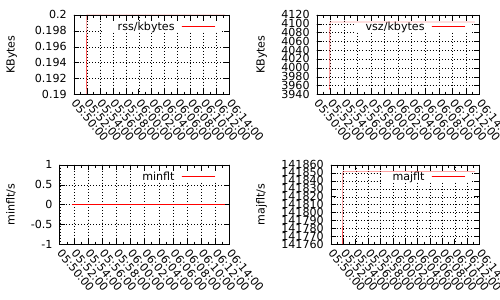

The gnuplot source for this figure:
#! /usr/bin/gnuplot
#set terminal pngcairo dashed enhanced
#set term png 
#set term postscript eps size 1024, 720 color blacktext "Helvetica" 24
#set output "memory.eps"
#set output "memory.png"
#set output "`date +%F`.2.png"


set terminal pdf linewidth 1
set output "memory.pdf"


#set terminal png 
#set output "memory.png"

set multiplot layout 2,2



set xdata time
set timefmt "%H:%M:%S"
set grid


#FILE="memory.txt"
set ylabel "KBytes" 
#set xtics rotate 90
set xtics rotate by -50
#set xtics rotate by 50 offset -4.5,-3.00
plot "memory.txt" using 1:8 title "rss/kbytes" with lines

#09:18:56 PM   UID       PID  minflt/s  majflt/s     VSZ    RSS   %MEM  Command
#09:18:57 PM     0       446      0.00      0.00   55184   5488   0.18  sshd

set ylabel "KBytes" 
plot "memory.txt"  using 1:7 title "vsz/kbtes" with lines

set ylabel "minflt/s" 
plot "memory.txt" using 1:5 title "minflt" with lines


set ylabel "majflt/s" 
plot "memory.txt" using 1:6 title "majflt" with lines





#gnuplot -e "datafile='${top_data_file.out}'; outputname='${output_file}'" top.gnuplot 
#gnuplot -e "datafile='${top_data_file}'; outputname='${mem_output_file}'; tiltle_des="-memory-"; lno=3" top_memory.gnuplot 


#gnuplot -e "datafile='${top_data_file}'; outputname='${cpu_output_file}'; title_des='-cpu-'; ylabel_des='cpu(%)'; lno=2"  ${SCRIPT}
#gnuplot -e "datafile='${top_data_file}'; outputname='${mem_output_file}'; title_des='-memory-'; ylabel_des='memory(M)'; lno=3"  ${SCRIPT}
